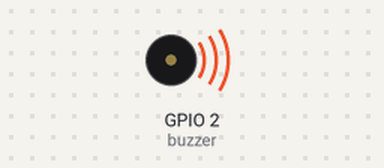
Recording of a program running on a simulated Raspberry Pi (BCM pin numbers). Shown: buzzer (waves = sounding).

Above: at 2.0 s.
Timing chart, 0 to 29.9 s (numbered marks = the images above):
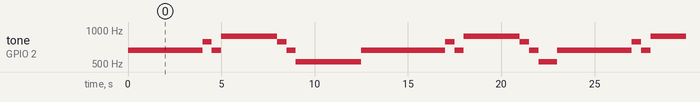

Measured:
- by itself, tone on GPIO 2 (buzzer): repeats every 23.0 s: 784 Hz 0.50 s, 659 Hz 0.50 s, 880 Hz 3.0 s, 784 Hz 0.50 s, 659 Hz 0.50 s, 523 Hz 3.5 s, 659 Hz 4.5 s, 784 Hz 0.50 s, 659 Hz 0.50 s, 880 Hz 3.0 s, 784 Hz 0.50 s, 659 Hz 0.50 s, 523 Hz 1.0 s, 659 Hz 4.0 s

The program:

song_2.py
```python
from gpiozero import PWMOutputDevice
from time import sleep

# Define the buzzer on GPIO pin 17
buzzer = PWMOutputDevice(2)

# Frequencies for musical notes (in Hz)
NOTES = {
    'C4': 261,
    'D4': 294,
    'E4': 329,
    'F4': 349,
    'G4': 392,
    'A4': 440,
    'B4': 493,
    'C5': 523,
    'D5': 587,
    'E5': 659,
    'F5': 698,
    'G5': 784,
    'A5': 880,
    'B5': 987,
    'C6': 1047
}

# Define the melody and rhythm (note, duration in seconds)
melody = [
    ('E5', 0.5), ('E5', 0.5), ('E5', 0.5), ('E5', 0.5), ('E5', 0.5), ('E5', 0.5),
    ('E5', 1.0), ('G5', 0.5), ('E5', 0.5), ('A5', 1.0), ('A5', 0.5), ('A5', 0.5),
    ('A5', 1.0), ('G5', 0.5), ('E5', 0.5), ('C5', 1.0), ('C5', 0.5), ('C5', 0.5),
    ('C5', 1.0), ('C5', 0.5), ('E5', 0.5), ('E5', 1.0), ('E5', 0.5), ('E5', 0.5),
    ('E5', 0.5), ('E5', 0.5), ('E5', 1.0), ('G5', 0.5), ('E5', 0.5), ('A5', 1.0),
    ('A5', 0.5), ('A5', 0.5), ('A5', 1.0), ('G5', 0.5), ('E5', 0.5), ('C5', 1.0),
]

def play_tone(buzzer, frequency, duration):
    if frequency > 0:
        buzzer.frequency = frequency
        buzzer.value = 0.5  # 50% duty cycle
    else:
        buzzer.value = 0
    sleep(duration)
    buzzer.value = 0

try:
    while True:
        for note, duration in melody:
            play_tone(buzzer, NOTES[note], duration)
except KeyboardInterrupt:
    buzzer.value = 0
```
